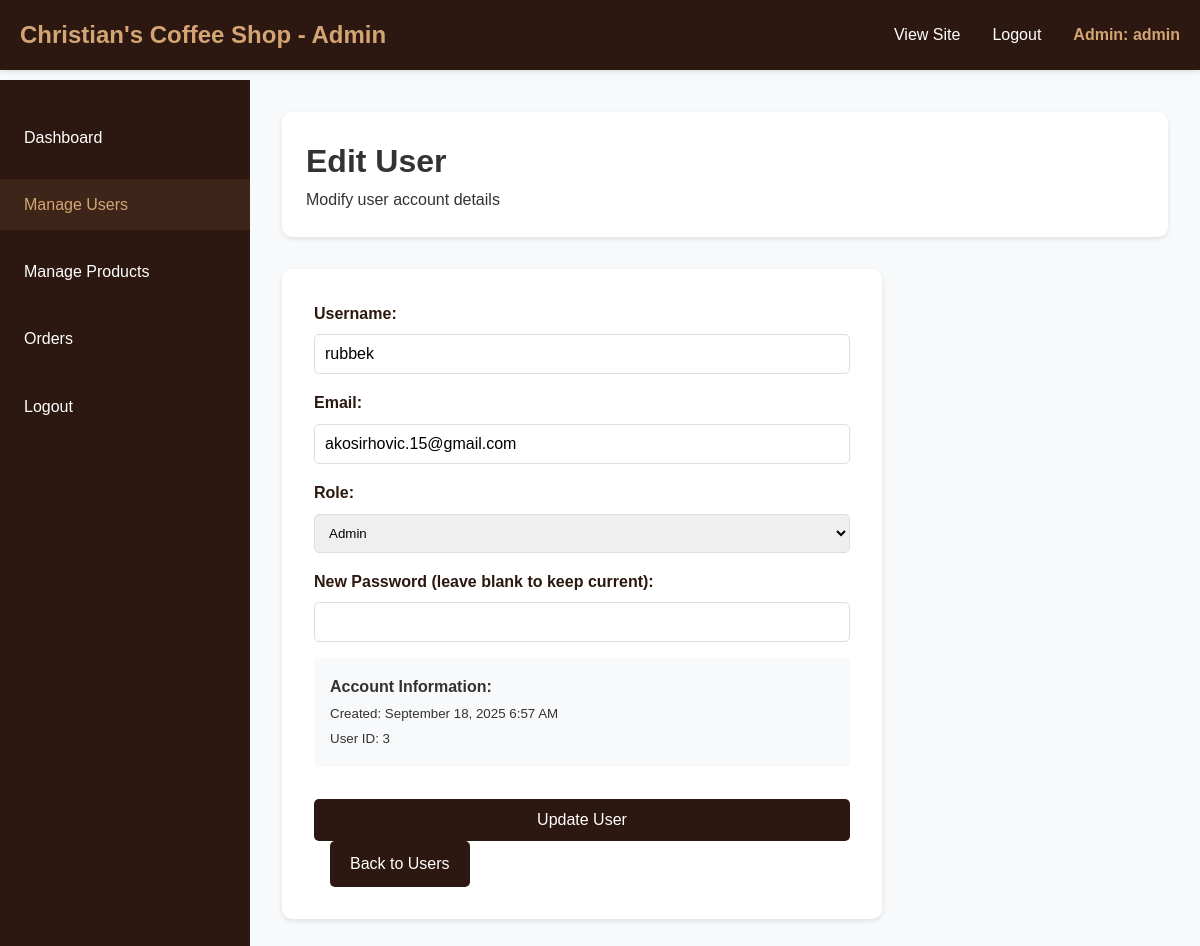
Page /admin/edit-user.php?id=3 (signed in) on the committed database.
### tables this page shows
CREATE TABLE `users` (
  `id` int(11) NOT NULL,
  `username` varchar(50) NOT NULL,
  `email` varchar(100) NOT NULL,
  `password` varchar(255) NOT NULL,
  `role` enum('user','admin') DEFAULT 'user',
  `created_at` timestamp NOT NULL DEFAULT current_timestamp()
);

### admin/edit-user.php (the view, shortened to what this page needs)
<?php
require_once '../config.php';
$user_id = (int)$_GET['id'];
$stmt = $pdo->prepare("SELECT * FROM users WHERE id = ?");
$stmt->execute([$user_id]);
$user = $stmt->fetch();
?>
<!DOCTYPE html>
<html lang="en">
<head>
    <link rel="stylesheet" href="../styles.css">
</head>
<body>
    <nav class="navbar">
        <div class="nav-container">
            <h1 class="logo">Christian's Coffee Shop - Admin</h1>
            <ul class="nav-menu">
                <li><a href="../index.php" class="nav-link">View Site</a></li>
                <li><a href="../logout.php" class="nav-link">Logout</a></li>
                <li><span class="nav-user">Admin: <?php echo htmlspecialchars($_SESSION['username']); ?></span></li>
            </ul>
        </div>
    </nav>
    <div class="admin-container">
        <div class="admin-sidebar">
            <ul>
                <li><a href="dashboard.php">Dashboard</a></li>
                <li><a href="manage-users.php" class="active">Manage Users</a></li>
                <li><a href="manage-products.php">Manage Products</a></li>
                <li><a href="orders.php">Orders</a></li>
                <li><a href="../logout.php">Logout</a></li>
            </ul>
        </div>
        <div class="admin-content">
            <div class="admin-header">
                <h1>Edit User</h1>
                <p>Modify user account details</p>
            </div>
            <div class="admin-card" style="max-width: 600px;">
                <form method="POST" action="">
                    <div class="form-group">
                        <label for="username">Username:</label>
                        <input type="text" id="username" name="username" required
                               value="<?php echo htmlspecialchars($user['username']); ?>">
                    </div>
                    <div class="form-group">
                        <label for="email">Email:</label>
                        <input type="email" id="email" name="email" required
                               value="<?php echo htmlspecialchars($user['email']); ?>">
                    </div>
                    <div class="form-group">
                        <label for="role">Role:</label>
                        <select id="role" name="role" style="width: 100%; padding: 10px; border: 1px solid #ddd; border-radius: 5px;">
                            <option value="admin" <?php echo $user['role'] === 'admin' ? 'selected' : ''; ?>>Admin</option>
                        </select>
                    </div>
                    <div class="form-group">
                        <label for="new_password">New Password (leave blank to keep current):</label>
                        <input type="password" id="new_password" name="new_password">
                    </div>
                    <div class="form-group" style="background: #f8f9fa; padding: 1rem; border-radius: 5px;">
                        <strong>Account Information:</strong><br>
                        <small>Created: <?php echo date('F j, Y g:i A', strtotime($user['created_at'])); ?></small><br>
                        <small>User ID: <?php echo $user['id']; ?></small>
                    </div>
                    <div style="margin-top: 2rem;">
                        <button type="submit" class="btn-primary">Update User</button>
                        <a href="manage-users.php" class="add-to-cart-btn" style="margin-left: 1rem;">Back to Users</a>
                    </div>
                </form>
            </div>
        </div>
    </div>
</body>
</html>

### styles.css (style rules this page uses)
* { margin: 0; padding: 0; box-sizing: border-box; }
body { font-family: 'Arial', sans-serif; line-height: 1.6; color: #333; background-color: #f8f9fa; }
.navbar { background: #2c1810; color: white; padding: 1rem 0; position: fixed; top: 0; width: 100%; z-index: 1000; box-shadow: 0 2px 5px rgba(0,0,0,0.1); }
.nav-container { max-width: 1200px; margin: 0 auto; padding: 0 20px; display: flex; justify-content: space-between; align-items: center; }
.logo { font-size: 1.5rem; color: #d4a574; }
.nav-menu { display: flex; list-style: none; gap: 2rem; align-items: center; }
.nav-link { color: white; text-decoration: none; transition: color 0.3s; }
.nav-user { color: #d4a574; font-weight: bold; }
.add-to-cart-btn { background: #2c1810; color: white; border: none; padding: 10px 20px; border-radius: 5px; cursor: pointer; text-decoration: none; display: inline-block; transition: background 0.3s; }
.form-group { margin-bottom: 1rem; }
.form-group label { display: block; margin-bottom: 0.5rem; color: #2c1810; font-weight: bold; }
.form-group input { width: 100%; padding: 10px; border: 1px solid #ddd; border-radius: 5px; font-size: 1rem; }
.btn-primary { width: 100%; background: #2c1810; color: white; border: none; padding: 12px; border-radius: 5px; font-size: 1rem; cursor: pointer; transition: background 0.3s; }
.admin-container { margin-top: 80px; display: flex; min-height: calc(100vh - 80px); }
.admin-sidebar { width: 250px; background: #2c1810; color: white; padding: 2rem 0; }
.admin-sidebar ul { list-style: none; }
.admin-sidebar li { margin-bottom: 1rem; }
.admin-sidebar a { color: white; text-decoration: none; padding: 0.8rem 1.5rem; display: block; transition: background 0.3s; }
.admin-sidebar a:hover, .admin-sidebar a.active { background: #3d251a; color: #d4a574; }
.admin-content { flex-grow: 1; padding: 2rem; background: #f8f9fa; }
.admin-header { background: white; padding: 1.5rem; border-radius: 10px; margin-bottom: 2rem; box-shadow: 0 2px 5px rgba(0,0,0,0.1); }
.admin-card { background: white; padding: 2rem; border-radius: 10px; box-shadow: 0 2px 5px rgba(0,0,0,0.1); margin-bottom: 2rem; }

### rows in the picture
users: username "rubbek", email "akosirhovic.15@gmail.com", role "Admin", created_at "September 18, 2025 6:57 AM", id "3"

### other values in the picture
$_SESSION['username'] "admin"
